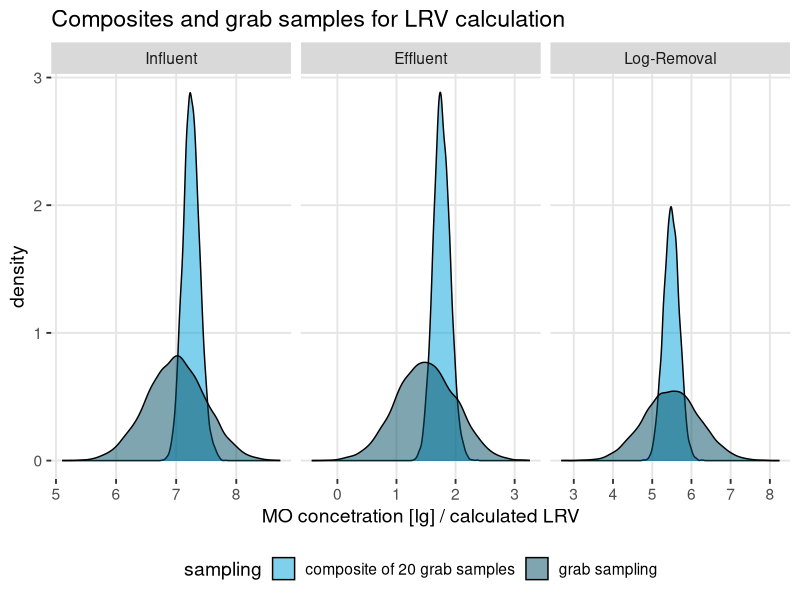
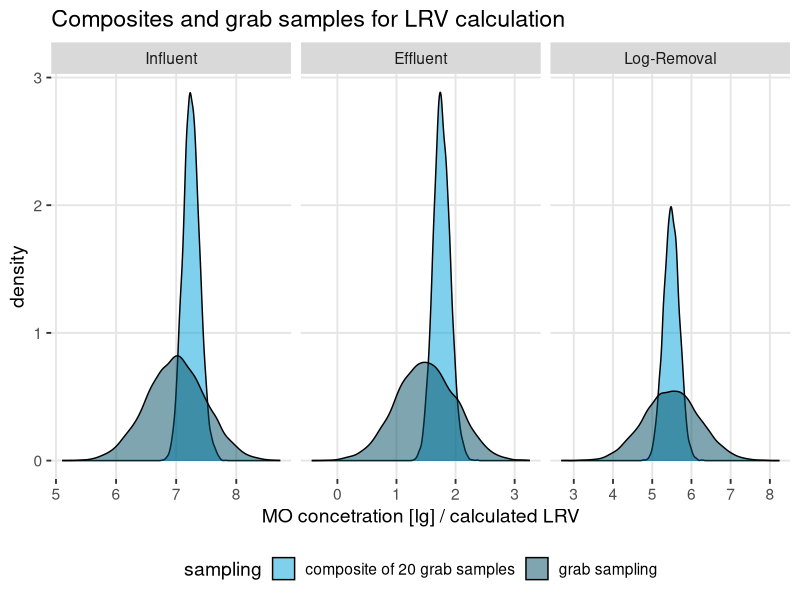

Write the R code that produced these figures, in order.
library(tidyverse)

# creating fake population distribution
influent <- rnorm(10000, 7, 0.5)
effluent <- rnorm(10000, 1.5, 0.5)

# Calculating log-removal values
lrv <- log10(10^influent/10^effluent)

# data.frame for population
df_pop <- data.frame(Influent = influent,
                 Effluent = effluent,
                 LogRemoval = lrv,
                 sampling = "grab sampling")

# variances
var(influent) + var(effluent)
var(lrv)

# standard deviations
sqrt(var(influent) + var(effluent))
sd(lrv)

# create fake samples from population distribution
composites_in <- replicate(n = 10000, 
                           expr = log10(mean(10^sample(influent, 20))))

composites_out <- replicate(n = 10000, 
                            expr = log10(mean(10^sample(effluent, 20))))

lrv_composites <- log10(10^composites_in/10^composites_out)


# data.frame for composites
df_comp <- data.frame(Influent = composites_in,
                     Effluent = composites_out,
                     LogRemoval = lrv_composites,
                     sampling = "composite of 20 grab samples")


# combined data frames
df <- bind_rows(df_pop, df_comp)

# plotting the data
df.tidy <- df %>% gather(quantity, value, -sampling)


df.tidy$quantity <- factor(x = df.tidy$quantity,
                           levels = c("Influent", 
                                      "Effluent",
                                      "LogRemoval"),
                           labels =  c("Influent", 
                                       "Effluent",
                                       "Log-Removal"),
                           ordered = T) 



df.label <- df.tidy %>% 
  filter(quantity == "LogRemoval") %>% 
  group_by(sampling) %>% 
  summarise(gt_5 = mean(value > 5),
            gt_6 = mean(value > 6))




grab_vs_comp <- ggplot(df.tidy, aes(x = value, fill = sampling)) + 
  geom_density(alpha = .5) + 
  facet_grid(.~quantity, scales = "free") +
  scale_x_continuous(breaks = 0:9) +
  xlab(label = "MO concetration [lg] / calculated LRV")+
  ggthemes::scale_fill_economist() + 
  
  ggthemes::theme_igray(base_size = 14)+
  ggtitle("Composites and grab samples for LRV calculation") +
  theme(legend.position = "bottom", 
        legend.background = element_rect(fill = "white"),
        panel.background = element_rect(fill = "white"),
  
        plot.background = element_rect(fill = "white"))

grab_vs_comp

ggsave(filename = "comp_vs_grab_illustration.png", 
       plot = grab_vs_comp,
       device = "png",
       width = 25, 
       height = 15,
       units = "cm",
       dpi = "screen",
       bg = "white")






